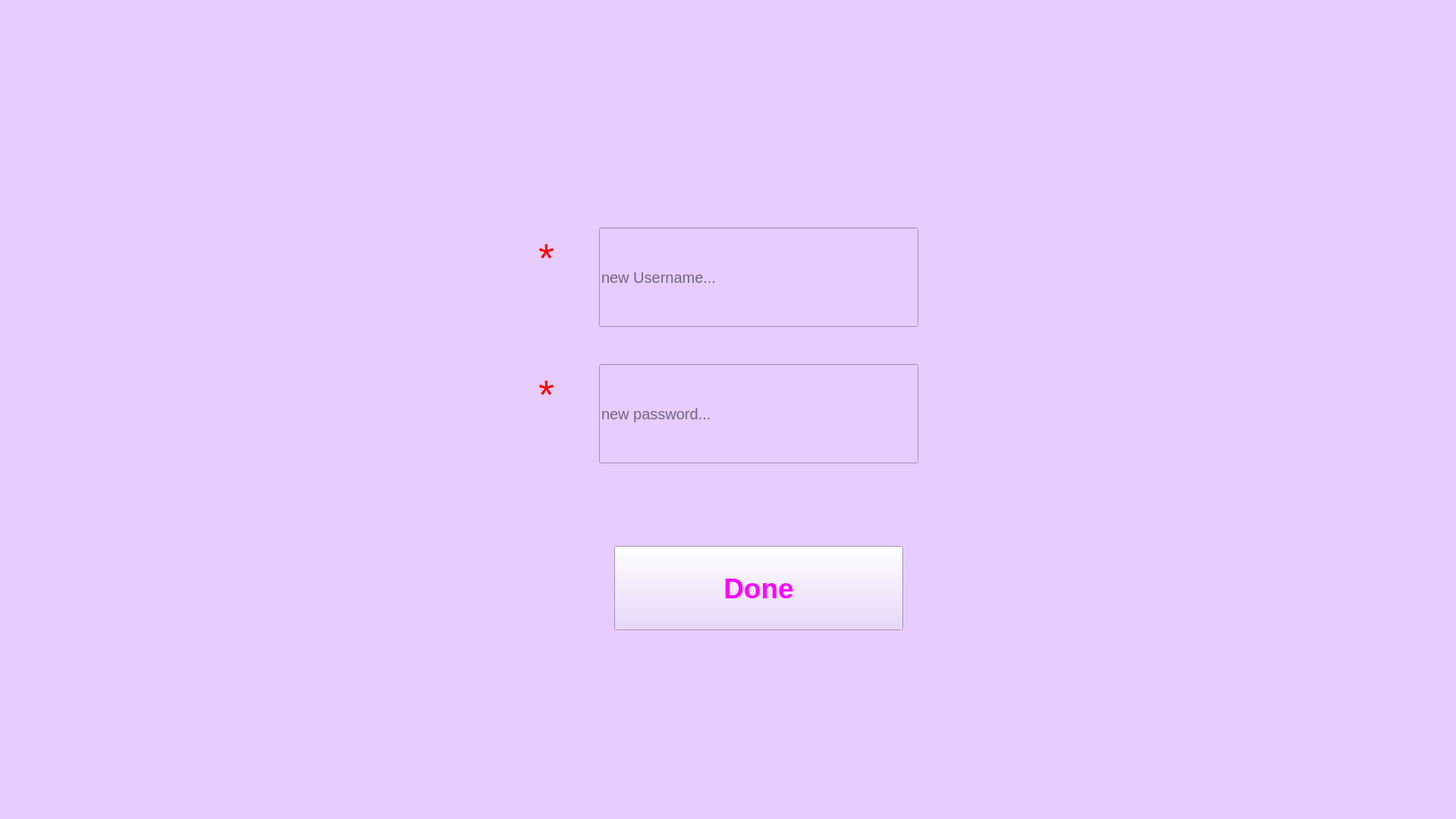
<?xml version="1.0" encoding="UTF-8"?>
<ui version="4.0">
 <class>anonymous1</class>
 <widget class="QWidget" name="anonymous1">
  <property name="geometry">
   <rect>
    <x>0</x>
    <y>0</y>
    <width>1920</width>
    <height>1080</height>
   </rect>
  </property>
  <property name="windowTitle">
   <string>anonymous_signup</string>
  </property>
  <property name="styleSheet">
   <string notr="true">background-color: rgb(230, 204, 255)
</string>
  </property>
  <widget class="QLineEdit" name="lineEdit">
   <property name="geometry">
    <rect>
     <x>790</x>
     <y>300</y>
     <width>421</width>
     <height>131</height>
    </rect>
   </property>
   <property name="font">
    <font>
     <pointsize>15</pointsize>
    </font>
   </property>
   <property name="placeholderText">
    <string>new Username...</string>
   </property>
  </widget>
  <widget class="QLineEdit" name="lineEdit_2">
   <property name="geometry">
    <rect>
     <x>790</x>
     <y>480</y>
     <width>421</width>
     <height>131</height>
    </rect>
   </property>
   <property name="font">
    <font>
     <pointsize>15</pointsize>
    </font>
   </property>
   <property name="placeholderText">
    <string>new password...</string>
   </property>
  </widget>
  <widget class="QPushButton" name="pushButton">
   <property name="geometry">
    <rect>
     <x>810</x>
     <y>720</y>
     <width>381</width>
     <height>111</height>
    </rect>
   </property>
   <property name="font">
    <font>
     <pointsize>28</pointsize>
     <bold>true</bold>
    </font>
   </property>
   <property name="styleSheet">
    <string notr="true">color: 
qlineargradient(spread:pad, x1:0.258, y1:0.136364, x2:1, y2:0.534, stop:0 rgba(170, 85, 255, 255), stop:0.577465 rgba(85, 0, 127, 255), stop:0.943662 rgba(255, 0, 255, 255))</string>
   </property>
   <property name="text">
    <string>Done</string>
   </property>
  </widget>
  <widget class="QLabel" name="label_5">
   <property name="geometry">
    <rect>
     <x>710</x>
     <y>480</y>
     <width>61</width>
     <height>81</height>
    </rect>
   </property>
   <property name="font">
    <font>
     <pointsize>40</pointsize>
    </font>
   </property>
   <property name="styleSheet">
    <string notr="true">color:
rgb(255, 0, 0)</string>
   </property>
   <property name="text">
    <string>*</string>
   </property>
  </widget>
  <widget class="QLabel" name="label_6">
   <property name="geometry">
    <rect>
     <x>710</x>
     <y>300</y>
     <width>61</width>
     <height>81</height>
    </rect>
   </property>
   <property name="font">
    <font>
     <pointsize>40</pointsize>
    </font>
   </property>
   <property name="styleSheet">
    <string notr="true">color:
rgb(255, 0, 0)</string>
   </property>
   <property name="text">
    <string>*</string>
   </property>
  </widget>
 </widget>
 <resources/>
 <connections/>
</ui>
